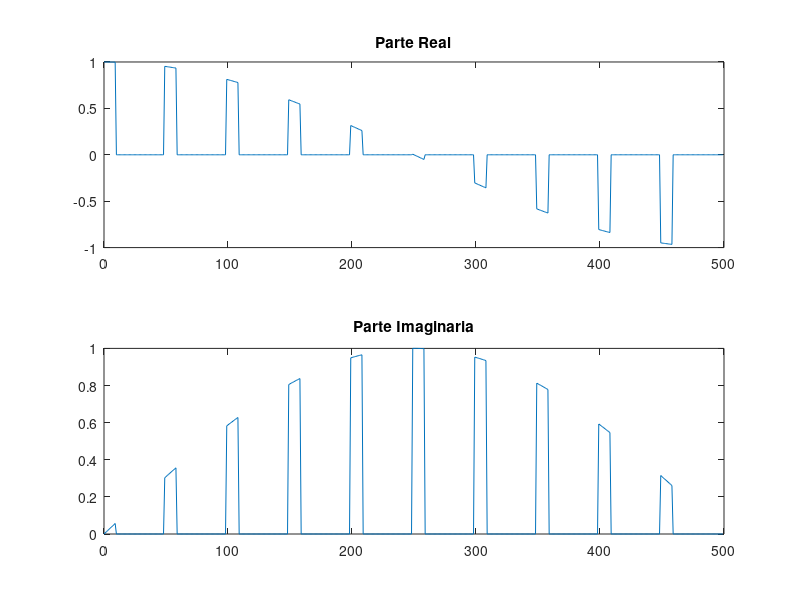
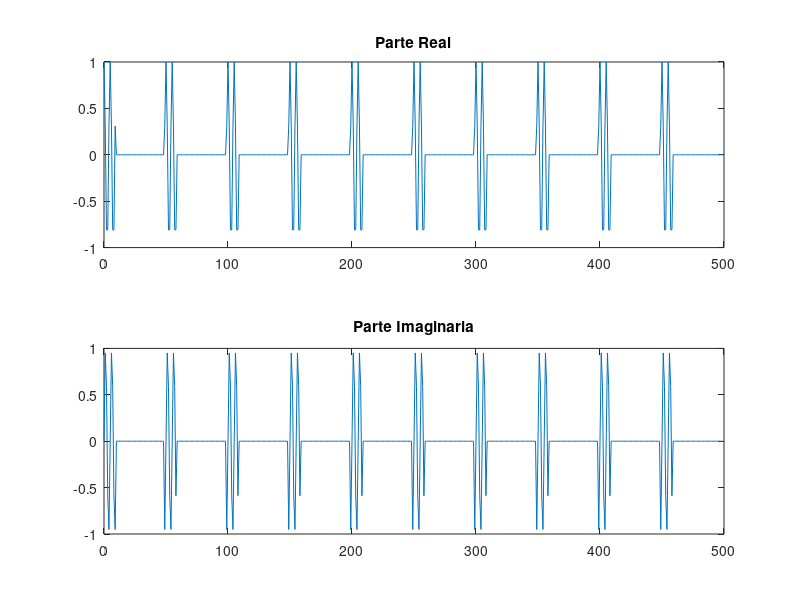

Reproduce these figures in MATLAB, in order. (Note: this script raises an error after producing the figures.)
clear all

L = 10;
N = 10;
M = 50;

p = ones(1,N);
s = zeros(1,M*L);
n = 0:length(s)-1;

s(1:length(p)) = p;
for i = 1:L-1
    s(i*M + (0:(length(p)-1))) = p;
end

w1 = 2*pi/1000;
w2 = 2*pi/5;
f0 = 1e9;

% Velocidades [m/s]
v1 = -3e8*w1*180/pi/f0/2;
v2 = -3e8*w2*180/pi/f0/2;


% Desplazamiento Doppler
r1 = s.*exp(1i*w1*n);
r2 = s.*exp(1i*w2*n);

figure
subplot(211)
plot(n,real(r1))
title('Parte Real')
subplot(212)
plot(n,imag(r1))
title('Parte Imaginaria')

figure
subplot(211)
plot(n,real(r2))
title('Parte Real')
subplot(212)
plot(n,imag(r2))
title('Parte Imaginaria')


%% Calculo de la distancia y velocidad

clear all

f0 = 10e9;
Tp = 10e-6;
DF = 5e6;
fs = 6e6;
M = 80e-6;
L = 16;

% Ventana de recepcion
inicio = 20e-6;
fin = 70e-6;

% Resolucion en distancia [km]
res_d = 3e8*Tp/2/1000;

% Distancia minima y maxima detectable [km]
dmin = 3e8*inicio/2/1000;
dmax = 3e8*fin/2/1000;


% Cada columna de las 16 corresponde a un pulso.
load('radar.mat')


% Pulsos chirp
[s,~] = chirpenv(Tp,DF,fs);

% Filtro adaptado
mf = fliplr(conj(s));

y_mf = zeros(360,L);
for i = 1:L
    y_mf(:,i) = conv(y(:,i),mf);
end

y_diff = diff(y_mf,1,2);

y_mean = sum(abs(y_diff),2)/(L-1);

[peaks,locs] = findpeaks(abs(y_mean),1,'MinPeakHeight',20);
dlocs = locs - length(mf);

% Distancia de los blancos [km]
d = linspace(dmin,dmax,length(y_mean));
d(dlocs);


% Velocidad de los blancos
targets = zeros(length(locs),L-1);
for i = 1:length(locs)
    targets(i,:) = y_diff(locs(i),:);
end

spectre = abs(fftshift(fft(targets,1024,2)));
f = linspace(-0.5,0.5,length(spectre));

fd = zeros(1,length(locs));
for i = 1:length(locs)
    [~,fd(i)] = findpeaks(spectre(i,:),f,'SortStr','descend','NPeaks',1);
end
   
% La frecuencia de muestreo es ahora la inversa del periodo entre pulsos.
% Si el blanco se aleja, las frecuencias son negativas.
Fs = 1/M;
Fd = fd*Fs;


% Velocidades de los blancos [m/s]. Si el blanco se aleja la velocidad es
% positiva.
v = -3e8*Fd/f0/2;








